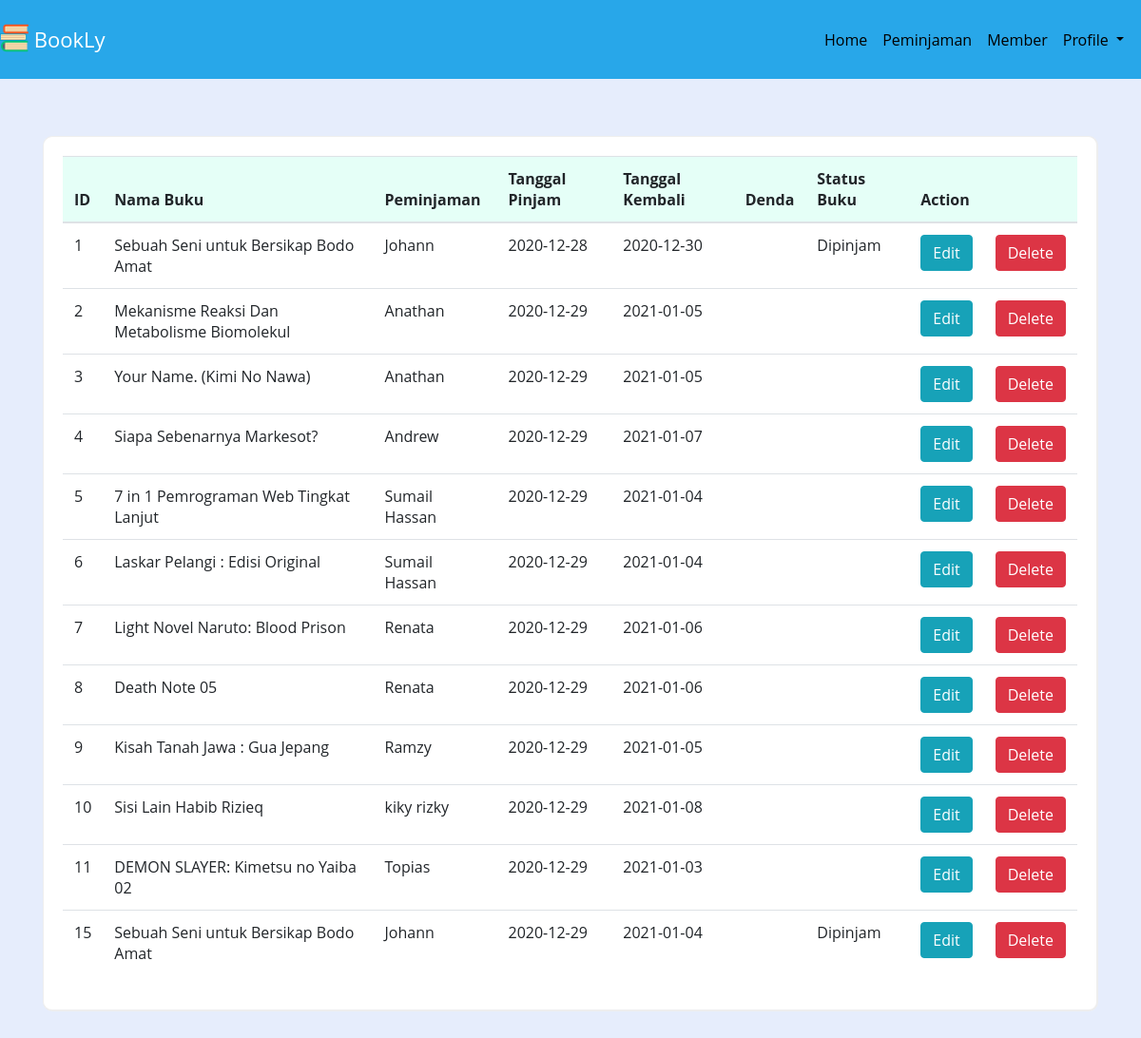
/peminjaman.php (signed in), run on the app's committed database.
### tables this page shows
CREATE TABLE `peminjaman` (
  `id_peminjaman` int(11) NOT NULL,
  `id_user` int(11) NOT NULL,
  `id_buku` int(11) NOT NULL,
  `tanggal_pinjam` date NOT NULL,
  `tanggal_kembali` date NOT NULL,
  `denda` varchar(25) NOT NULL,
  `status` varchar(30) NOT NULL
);

CREATE TABLE `buku` (
  `id_buku` int(11) NOT NULL,
  `nama_buku` varchar(100) NOT NULL,
  `penulis` varchar(50) NOT NULL,
  `tentang_buku` longtext NOT NULL,
  `status_buku` varchar(25) NOT NULL,
  `foto` varchar(255) NOT NULL
);

CREATE TABLE `user` (
  `id_user` int(11) NOT NULL,
  `username` varchar(10) NOT NULL,
  `password` varchar(70) NOT NULL,
  `nama` varchar(30) NOT NULL,
  `alamat` varchar(80) NOT NULL,
  `email` varchar(40) NOT NULL,
  `no_hp` varchar(20) NOT NULL
);

### peminjaman.php (the view, shortened to what this page needs)
<html>
<head>
  <link rel="stylesheet" href="bootstrap/css/bootstrap.min.css">
  <link rel="stylesheet" href="bootstrap//css/style.css">
  <link href="assets/css/style.css" rel="stylesheet">
</head>
<body style="background-color :#e6edfc;">
<?php
    if (isset($_SESSION['status']) == 'admin') {
    ?>
  <nav class="navbar navbar-expand-lg navbar-default">
    <a class="navbar-brand" href="#">
    <img src="bootstrap/logoa.png" width="30" height="30" class="d-inline-block align-top" alt="">
    BookLy
  </a>
    <div class="collapse navbar-collapse" id="navbarSupportedContent">
      <ul class="navbar-nav my-2 my-lg-0">
<li class="nav-item active">
        <a class="nav-link" href="homepage_admin.php">Home <span class="sr-only">(current)</span></a>
      </li>
      <li class="nav-item">
      <a class="nav-link" href="peminjaman.php">Peminjaman<span class="sr-only"></span></a>
            </li>
      <li class="nav-item">
      <a class="nav-link" href="member.php">Member<span class="sr-only"></span></a>
            </li>
        <li class="nav-item dropdown">
          <a class="nav-link dropdown-toggle" href="#" id="navbarDropdown"data-display="static" data-toggle="dropdown" aria-haspopup="true">
          Profile
        </a>
        </li>
      </ul>
      </div>
  </nav>
    <section id="services" class="services section-bg">
    <div class="container">
        <div class="row">
        <div class="col-md-12">
            <div  class="content-box-large">
        <table class="table">
        <thead class="thead">
            <tr>
                <th>ID</th>
                <th>Nama Buku</th>
                <th>Peminjaman</th>
                <th>Tanggal Pinjam</th>
                <th>Tanggal Kembali</th>
                <th>Denda</th>
                <th>Status Buku</th>
                <th class="hidden-xs ">Action</th>
                <th></th>
                </thead>
            <?php
    include "koneksi.php";
    $query="SELECT * FROM peminjaman";
    $result=mysqli_query($connect, $query);
    if(mysqli_num_rows($result) > 0){
        while($res = mysqli_fetch_assoc($result)){
            $namaBuku = $res['id_buku'];
            $idUser = $res['id_user'];
            $queryBuku = "select * from buku where id_buku = '$namaBuku'";
            $resultBuku=mysqli_query($connect, $queryBuku);
            $queryUser = "select * from user where id_user = '$idUser'";
            $resultUser=mysqli_query($connect, $queryUser);
            while($resBuku = mysqli_fetch_assoc($resultBuku)){
                while($resUser = mysqli_fetch_assoc($resultUser)){
        echo "<tr>";
        echo "<td>".$res['id_peminjaman']."</td>";
        echo "<td>".$resBuku['nama_buku']."</td>";
        echo "<td>".$resUser['nama']."</td>";
        echo "<td>".$res['tanggal_pinjam']."</td>";
        echo "<td>".$res['tanggal_kembali']."</td>";
		echo "<td>".$res['denda']."</td>";
        echo "<td>".$res['status']."</td>";
        echo "<td><a href=\"editpeminjaman.php?id_peminjaman=$res[id_peminjaman]\" class=\"btn btn-info\">Edit</a></td>";
        echo "<td><a href=\"deletepeminjaman.php?id_peminjaman=$res[id_peminjaman]\" name=\"delpinjam\" class=\"btn btn-danger\" onClick=\"return confirm('Are you sure you want to delete?')\">Delete</a></td>";
        }
    }}
	    ?>
            </tr>
        </table>
    </div>
    </section>
      <?php
    }
    ?>
  <?php
    } else {
      header("Location: login.php");
    }
    ?>
</body>
</html>

### assets/css/style.css (style rules this page uses)
body { font-family: "Open Sans", sans-serif; color: #444444; }
a { color: #14c871; }
section { padding: 60px 0; overflow: hidden; }
.section-bg { background-color :#e6edfc; }
thead { background-color: #e5fff7; }
.content-box, .content-box-large { margin-bottom:30px; background:#fff; border-radius:10px; padding:10px; border-left:1px solid #eee; border-top:1px solid #eee; border-right:2px solid #eee; border-bottom:2px solid #eee; }
.content-box-large { padding: 20px; }

### data on the page
peminjaman: id_peminjaman "1", tanggal_pinjam "2020-12-28", tanggal_kembali "2020-12-30", status "Dipinjam"
buku: nama_buku "Sebuah Seni untuk Bersikap Bodo Amat"
user: nama "Johann"
peminjaman: id_peminjaman "2", tanggal_pinjam "2020-12-29", tanggal_kembali "2021-01-05"
buku: nama_buku "Mekanisme Reaksi Dan Metabolisme Biomolekul"
user: nama "Anathan"
peminjaman: id_peminjaman "3", tanggal_pinjam "2020-12-29", tanggal_kembali "2021-01-05"
buku: nama_buku "Your Name. (Kimi No Nawa)"
peminjaman: id_peminjaman "4", tanggal_pinjam "2020-12-29", tanggal_kembali "2021-01-07"
buku: nama_buku "Siapa Sebenarnya Markesot?"
user: nama "Andrew"
peminjaman: id_peminjaman "5", tanggal_pinjam "2020-12-29", tanggal_kembali "2021-01-04"
buku: nama_buku "7 in 1 Pemrograman Web Tingkat Lanjut"
user: nama "Sumail Hassan"
peminjaman: id_peminjaman "6", tanggal_pinjam "2020-12-29", tanggal_kembali "2021-01-04"
buku: nama_buku "Laskar Pelangi : Edisi Original"
peminjaman: id_peminjaman "7", tanggal_pinjam "2020-12-29", tanggal_kembali "2021-01-06"
buku: nama_buku "Light Novel Naruto: Blood Prison"
user: nama "Renata"
peminjaman: id_peminjaman "8", tanggal_pinjam "2020-12-29", tanggal_kembali "2021-01-06"
buku: nama_buku "Death Note 05"
peminjaman: id_peminjaman "9", tanggal_pinjam "2020-12-29", tanggal_kembali "2021-01-05"
buku: nama_buku "Kisah Tanah Jawa : Gua Jepang"
user: nama "Ramzy"
peminjaman: id_peminjaman "10", tanggal_pinjam "2020-12-29", tanggal_kembali "2021-01-08"
buku: nama_buku "Sisi Lain Habib Rizieq"
user: nama "kiky rizky"
peminjaman: id_peminjaman "11", tanggal_pinjam "2020-12-29", tanggal_kembali "2021-01-03"
buku: nama_buku "DEMON SLAYER: Kimetsu no Yaiba 02"
user: nama "Topias"
peminjaman: id_peminjaman "15", tanggal_pinjam "2020-12-29", tanggal_kembali "2021-01-04", status "Dipinjam"
